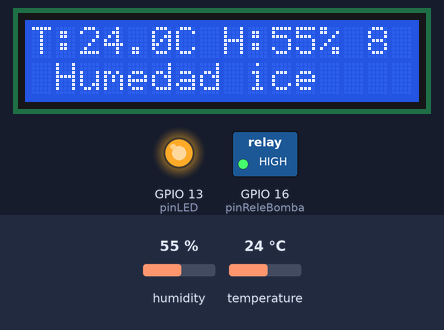
This sketch was run on a simulated ESP32. Parts: 16×2 character LCD, switched loads named in the sketch (green lamp = pin HIGH), output pins drawn as LEDs (lit = HIGH). The test bench sets the inputs (shaded band); at power-on: humidity 55 %, temperature 24 °C. WiFi joins after 1.5 s; servers stay silent unless stated; uploads are accepted with an empty reply; what the sketch prints to the serial monitor is not drawn. At 13.4 s the program puts the board to deep sleep or switches it off; the recording ends there.

Above: at 4.2 s.
At 9.4 s:
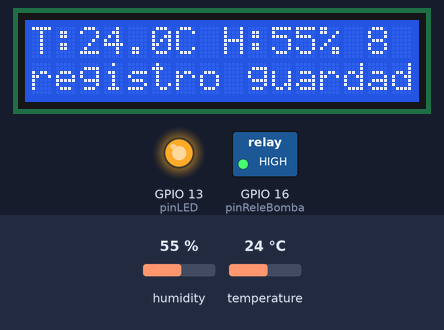
At 12.5 s:
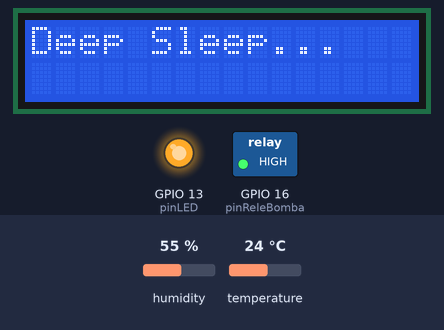
Timing chart, 0 to 13.4 s (numbered marks = the images above):
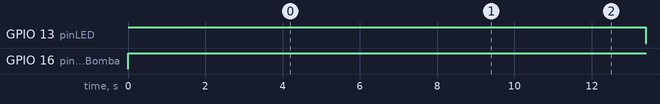

Measured:
- by itself, GPIO 13 (pinLED): LOW → HIGH at 0.00 s, → LOW 13.4 s later
- by itself, GPIO 16 (pinReleBomba): LOW → HIGH at 0.00 s
- what the display in image 0 shows lasts 5.1 s, from 4.1 s to 9.2 s
- what the display in image 1 shows lasts 3.0 s, from 9.4 s to 12.4 s

The sketch:

35.ino
```cpp
#include <Wire.h>
#include <LiquidCrystal_I2C.h>
#include <WiFi.h>
#include <HTTPClient.h>
#include <DHT.h>
#include <WiFiClientSecure.h>

const char* ssid = "MEGACABLE-2.4G-B9AA";
const char* password = "ZNk82bSsuR";
const String ntfy_url = "http://ntfy.sh/mini_cactus_MAGNUM";
const String script_url = "https://script.google.com/macros/s/AKfycbyOJBGiAcYC6jDxt9Uev23V6fAc231h5NqMmbI-8bmLiu3hwoLrATM_WE-jP2NnJuGJnA/exec";

#define uS_TO_S_FACTOR 1000000ULL
#define TIME_TO_SLEEP  10

#define DHTPIN 5
#define DHTTYPE DHT11

const int pinLED = 13;
const int pinSensorSuelo = 35;
const int pinReleBomba = 16;
const float UMBRAL_TEMP = 28.0;

LiquidCrystal_I2C lcd(0x27, 16, 2);
DHT dht(DHTPIN, DHTTYPE);

void setup() {
  Serial.begin(115200);
  pinMode(pinLED, OUTPUT);
  digitalWrite(pinLED, HIGH);
  pinMode(pinReleBomba, OUTPUT);
  digitalWrite(pinReleBomba, HIGH);

  lcd.init();
  lcd.backlight();
  dht.begin();

  delay(4000);

  int HSuelo = analogRead(pinSensorSuelo);
  bool alertaTierra = (HSuelo > 3000);

  bool riego = false;

if (alertaTierra)
 riego = true;
  Serial.print("Lectura suelo ADC: ");
  Serial.println(HSuelo);

  lcd.clear();
  lcd.setCursor(0, 0);
  lcd.print("Suelo ADC: ");
  lcd.print(HSuelo);


  if (alertaTierra) {
    Serial.println("Estado: TIERRA SECA");
    lcd.setCursor(0, 1);
    lcd.print("Tierra seca");
    delay(500);
    lcd.setCursor(0, 1);
    lcd.print("Regando...");
    Serial.println("Estado: REGANDO");
    digitalWrite(pinReleBomba, LOW);
    delay(4000);
    digitalWrite(pinReleBomba, HIGH);
    Serial.println("Estado: RIEGO COMPLETADO");
    lcd.setCursor(0, 1);
    lcd.print("ya no tengo sed");
  } else {
    Serial.println("Estado: HUMEDAD nice");
    lcd.setCursor(0, 1);
    lcd.print("Humedad nice");
  }

  float temperatura = dht.readTemperature();
  float humedadAmbiente = dht.readHumidity();

  lcd.setCursor(0, 0);
  if (isnan(temperatura)) {
    lcd.print("acomoda tu DHT11  ");
    temperatura = 0.0;
  } else {
    lcd.print("T:");
    lcd.print(temperatura, 1);
    lcd.print("C H:");
    lcd.print((int)humedadAmbiente);
    lcd.print("% ");
  }

  lcd.setCursor(0, 1);
  if (alertaTierra) {
    lcd.print("Seca / regado   ");
  } else {
    lcd.print(" Humedad ");
  }

  delay(3500);

  bool alertaCalor = (temperatura >= UMBRAL_TEMP);

  WiFi.begin(ssid, password);
  int intentos = 0;
  while (WiFi.status() != WL_CONNECTED && intentos < 20) {
    delay(500);
    intentos++;
  }

  if(WiFi.status() == WL_CONNECTED) {
    lcd.setCursor(0, 1);
    lcd.print("datos Guardados.");


    WiFiClientSecure clientSeguro;
    clientSeguro.setInsecure();

    HTTPClient httpSheets;
    httpSheets.begin(clientSeguro, script_url);
    httpSheets.addHeader("Content-Type", "application/x-www-form-urlencoded");
    httpSheets.setFollowRedirects(HTTPC_STRICT_FOLLOW_REDIRECTS);
    String datos = "adc=" + String(HSuelo) + "&clima=" + String(temperatura) + "&riego=" + String(riego? "si" : "no");
    httpSheets.POST(datos);
    httpSheets.end();

    if (alertaTierra || alertaCalor) {
      HTTPClient httpNtfy;
      httpNtfy.begin(ntfy_url);
      httpNtfy.addHeader("mini_cactus_MAGNUM", "ALERTA, me muerooo");
      httpNtfy.addHeader("Tags", "cactus,warning");
      String mensaje = "Lectura del suelo: " + String( HSuelo) + "\n";
      if (alertaTierra) mensaje += "Dame agua Humana";
      if (alertaCalor) mensaje += " Me asoleo no ves? " + String(temperatura, 1) + " C ";
      httpNtfy.POST(mensaje);
      httpNtfy.end();

      lcd.setCursor(0, 1);
      lcd.print("Abre la aplicacion");
    } else {
      lcd.setCursor(0, 1);
      lcd.print("registro guardado en la bitacora ");
    }
  } else {
    lcd.setCursor(0, 1);
    lcd.print("revisa Wi-Fi     ");
  }

  delay(3000);

  lcd.clear();
  lcd.print("Deep Sleep...");
  delay(1000);
  lcd.noBacklight();


  digitalWrite(pinLED, LOW);
  pinMode(pinLED, INPUT);


  esp_sleep_enable_timer_wakeup((alertaTierra ? 1800ULL : TIME_TO_SLEEP) * uS_TO_S_FACTOR);
  esp_deep_sleep_start();
}

void loop() {
}
```
